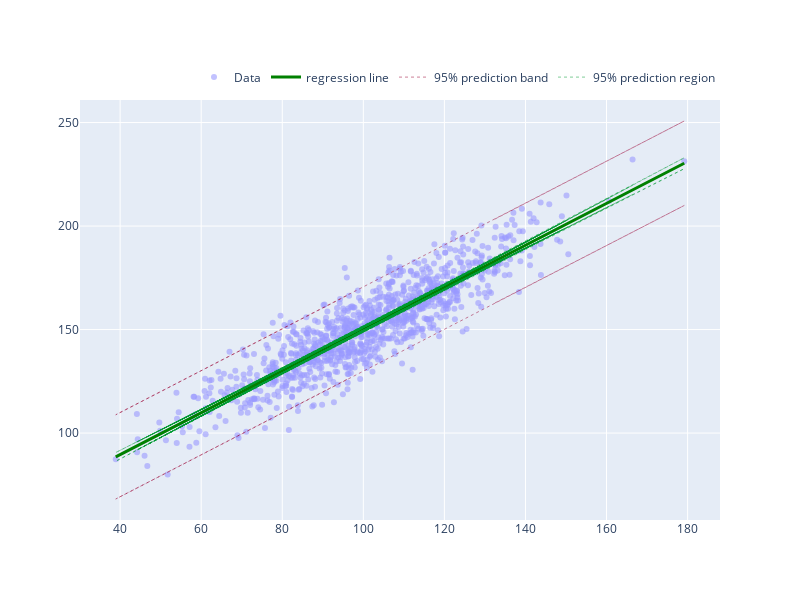

The notebook cell saved with this chart:
### Code cell
fig = plot_regression_line(results)
fig.show()

### Figure 1 — Plotly figure (JSON) as saved in the notebook; plotly's stock layout.template omitted (floating-point values rounded to 4 significant figures; data arrays with more than 128 entries replaced by an {"elided": "..."} marker saying what was removed)
{"data": [{"line": {"color": "rgba(153, 153, 255, .6)"}, "mode": "markers", "name": "Data", "type": "scatter", "x": {"elided": "1000 float values"}, "y": {"elided": "1000 float values"}}, {"line": {"color": "green", "width": 3}, "name": "regression line", "type": "scatter", "x": {"elided": "1000 float values"}, "y": {"elided": "1000 float values"}}, {"line": {"color": "rgba(153, 0, 51, .5)", "dash": "dot", "width": 1}, "name": "95% prediction band", "type": "scatter", "x": {"elided": "1000 float values"}, "y": {"elided": "1000 float values"}}, {"line": {"color": "rgba(153, 0, 51, .5)", "dash": "dot", "width": 1}, "showlegend": false, "type": "scatter", "x": {"elided": "1000 float values"}, "y": {"elided": "1000 float values"}}, {"line": {"color": "rgba(0, 153, 51, .5)", "dash": "dot", "width": 1}, "mode": "lines", "name": "95% prediction region", "type": "scatter", "x": {"elided": "1000 float values"}, "y": {"elided": "1000 float values"}}, {"line": {"color": "rgba(0, 153, 51, .5)", "dash": "dot", "width": 1}, "showlegend": false, "type": "scatter", "x": {"elided": "1000 float values"}, "y": {"elided": "1000 float values"}}], "layout": {"height": 600, "legend": {"orientation": "h", "x": 1, "xanchor": "right", "y": 1.02, "yanchor": "bottom"}, "width": 800, "xaxis": {"anchor": "y", "domain": [0, 1]}, "yaxis": {"anchor": "x", "domain": [0, 1]}}}
